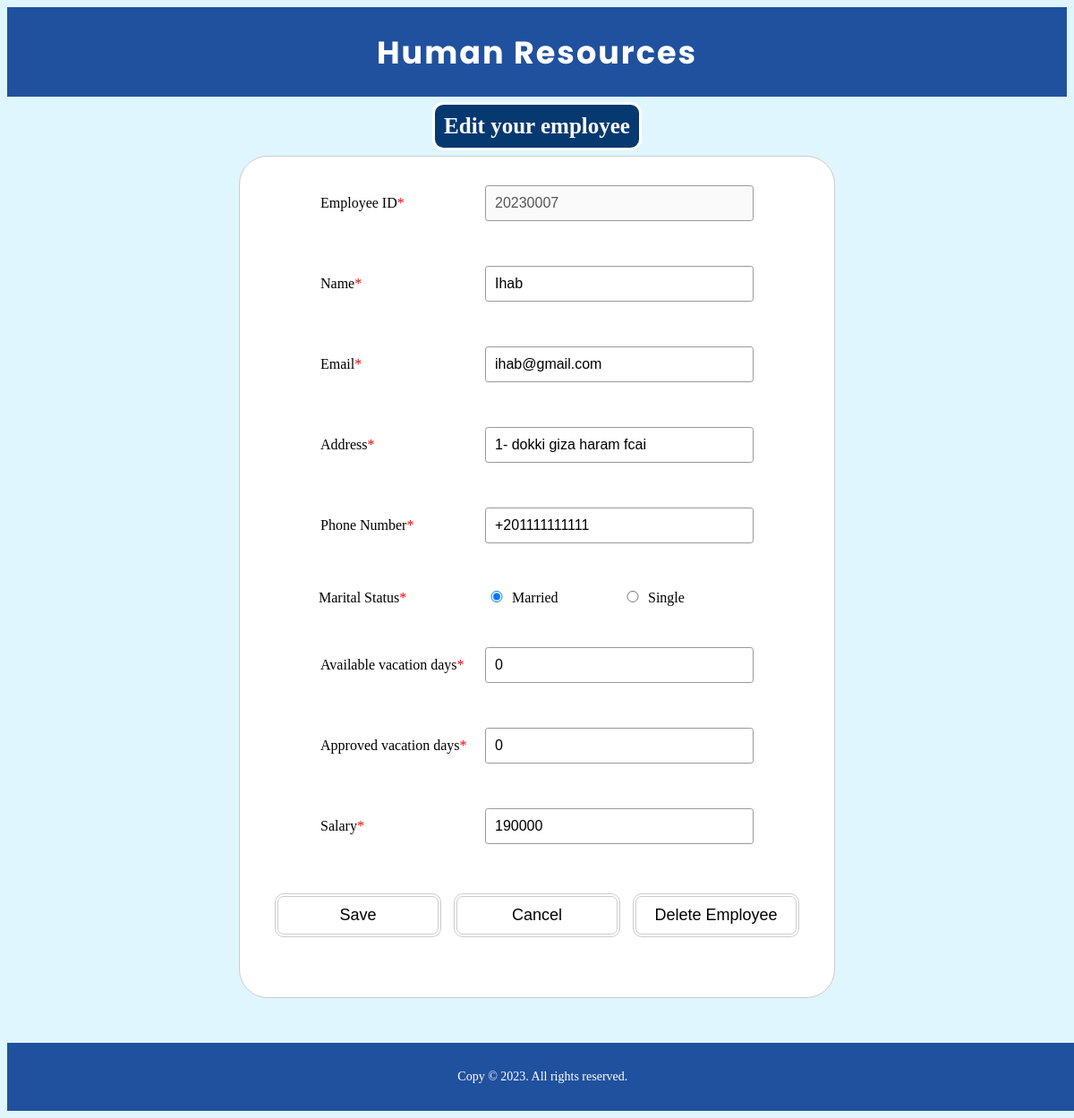
The app's page /search-employee/edit-employee/20230007 with its own data.
### HumanResources/models.py (models this page shows, shortened)
class Employee(models.Model):
    GENDER_CHOICES = (
        ('M', 'Male'),
        ('F', 'Female'),
    )
    MARITAL_STATUS_CHOICES = (
        ('S', 'Single'),
        ('M', 'Married'),
    )
    id = models.IntegerField(default=20230000, primary_key=True)
    name = models.CharField(max_length=100)
    email = models.EmailField(default="mail@gmail.com")
    phoneNumber = models.CharField(max_length=20)
    address = models.CharField(max_length=100)
    gender = models.CharField(
        max_length=1, choices=GENDER_CHOICES, default='M')
    maritalStatus = models.CharField(
        max_length=1, choices=MARITAL_STATUS_CHOICES, null=True)
    availableVacationDays = models.IntegerField(default=0)
    approvedVacationDays = models.IntegerField(default=0)
    salary = models.IntegerField()
    birthDay = models.DateField(null=True)

### HumanResources/views.py (the view, shortened to what this page needs)
# urls.py: path('search-employee/edit-employee/<int:employeeId>', views.editEmployeeForm, name='editEmployeeForm'),
def editEmployeeForm(request: HttpRequest, employeeId: int):
    employee = Employee.objects.get(id=employeeId)
    form = initialFormData(employee)
    return render(request, 'pages/edit-employee.html', {
        'form': form,
        'id': employee.id
    })

### HumanResources/views.py (called while the page is built)
def initialFormData(employee: Employee, isDesiabled: bool = True) -> EmployeeForm:
    initialData = {
        'id': employee.id,
        'name': employee.name,
        'email': employee.email,
        'address': employee.address,
        'phoneNumber': employee.phoneNumber,
        'gender': employee.gender,
        'maritalStatus': employee.maritalStatus,
        'availableVacationDays': employee.availableVacationDays,
        'approvedVacationDays': employee.approvedVacationDays,
        'salary': employee.salary,
        'birthDay': employee.birthDay
    }
    form = EmployeeForm(initial=initialData)
    return form

### HumanResources/templates/pages/edit-employee.html (shortened to what this page needs)
{% extends './base.html' %}
{% load static %}
{% block styleSheets %}
<link rel="stylesheet" href="{% static 'styles/index-style.css' %}" />
<link rel="stylesheet" href="{% static 'styles/form-style.css' %}">
{% endblock styleSheets %}
{% block body %}
<div class="form-container">
    <h2>Edit your employee</h2>
    {% if id %}
    <form id="edit-employee-form" action="{% url 'editEmployeeForm' id %}" method='post'>
        {% for field in form %}
        <div class="form-element">
            <label for="{{ field.id_for_label }}">{{ field.label }}<span aria-label="required">*</span></label>
            {{ field }}
        </div>
        {% endfor %}
        <div class="form-element">
            <button id="save-btn" type="submit">Save</button>
            <a href="{% url 'searchEmployee' %}"><button id="cancel-btn" type="button">Cancel</button></a>
            <a href="{% url 'deleteEmployee' id %}"><button id="delete-btn" type="button">Delete Employee</button></a>
        </div>
        <p class="errorMessage">{{ errorMessage }}</p>
    </form>
    {% else %}
        <p class="errorMessage">{{ errorMessage }}</p>
        <a href="{% url 'searchEmployee' %}"><button id="cancel-btn" type="button">Back to Search</button></a>
    {% endif %}
</div>
{% endblock body %}

### HumanResources/static/styles/index-style.css (style rules this page uses)
body { background-color: #DFF6FF; }

### HumanResources/static/styles/form-style.css (style rules this page uses)
.form-container { text-align: center; }
.form-container h2 { font-size: 25px; color: white; background-color: #063970; width: fit-content; padding: 10px; border-style: solid; border-radius: 0.5em; margin: 0.5% auto; text-align: center; }
.errorMessage { color: red; background-color: white; text-align: center; width: fit-content; font-size: 25px; font-weight: bold; margin: 0.2em auto; padding: 10px; border-radius: 1em; }
form { color: black; background-color: white; margin: 0 auto; width: 600px; padding: 2em; border: 1px solid #ccc; border-radius: 2em; }
.form-element+.form-element { margin-top: 1.5em; }
#maritalStatus { display: inline-block; width: 19em; text-align: left; }
#maritalStatus div { display: inline-block; width: 50%; }
label { display: inline-block; width: 180px; text-align: left; }
input[type="radio"] { width: 20px; }
input, textarea { font: 1em sans-serif; width: 300px; box-sizing: border-box; border: 1px solid #999; border-radius: 0.2em; }
[aria-label="required"] { color: red; }
form div:last-child { text-align: center; }
button { display: inline-block; background-color: #ffffff; border-radius: 10px; border: 4px double #cccccc; color: #000000; text-align: center; font-size: 18px; padding: 10px; width: 186px; transition: all 0.3s; cursor: pointer; margin: 5px; }

### HumanResources/templates/pages/edit-employee.html (style rules this page uses)
.form-container input { padding: 10px; margin-bottom: 10px; }

### records on screen
Employee: form "20230007" "Ihab" "ihab@gmail.com" "1- dokki giza haram fcai" "+201111111111" "☑ Married ☐ Single" "0" "0" "190000"

### other values on screen
{{ field.label }} "Employee ID" "Name" "Email" "Address" "Phone Number" "Marital Status" "Available vacation days" "Approved vacation days" "Salary"
